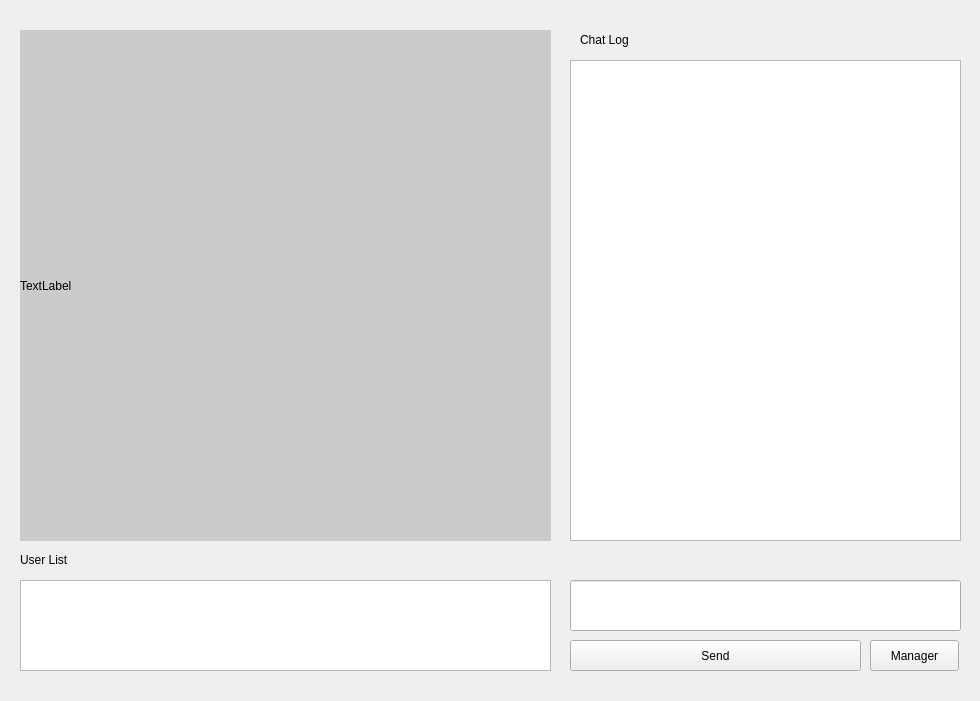
<?xml version="1.0" encoding="UTF-8"?>
<ui version="4.0">
 <class>chatRoom</class>
 <widget class="QWidget" name="chatRoom">
  <property name="geometry">
   <rect>
    <x>0</x>
    <y>0</y>
    <width>980</width>
    <height>701</height>
   </rect>
  </property>
  <property name="minimumSize">
   <size>
    <width>980</width>
    <height>701</height>
   </size>
  </property>
  <property name="windowTitle">
   <string>Form</string>
  </property>
  <widget class="QListWidget" name="userList">
   <property name="geometry">
    <rect>
     <x>20</x>
     <y>580</y>
     <width>531</width>
     <height>91</height>
    </rect>
   </property>
  </widget>
  <widget class="QTextEdit" name="textEdit">
   <property name="geometry">
    <rect>
     <x>570</x>
     <y>60</y>
     <width>391</width>
     <height>481</height>
    </rect>
   </property>
  </widget>
  <widget class="QLineEdit" name="lineEdit">
   <property name="geometry">
    <rect>
     <x>570</x>
     <y>580</y>
     <width>391</width>
     <height>51</height>
    </rect>
   </property>
  </widget>
  <widget class="QPushButton" name="pushButton">
   <property name="geometry">
    <rect>
     <x>570</x>
     <y>640</y>
     <width>291</width>
     <height>31</height>
    </rect>
   </property>
   <property name="text">
    <string>Send</string>
   </property>
  </widget>
  <widget class="QPushButton" name="managerButton">
   <property name="geometry">
    <rect>
     <x>870</x>
     <y>640</y>
     <width>89</width>
     <height>31</height>
    </rect>
   </property>
   <property name="text">
    <string>Manager</string>
   </property>
  </widget>
  <widget class="QLabel" name="label">
   <property name="geometry">
    <rect>
     <x>20</x>
     <y>30</y>
     <width>531</width>
     <height>511</height>
    </rect>
   </property>
   <property name="styleSheet">
    <string notr="true">background-color: rgb(203, 203, 203);</string>
   </property>
   <property name="text">
    <string>TextLabel</string>
   </property>
  </widget>
  <widget class="QLabel" name="label_2">
   <property name="geometry">
    <rect>
     <x>20</x>
     <y>550</y>
     <width>521</width>
     <height>20</height>
    </rect>
   </property>
   <property name="text">
    <string>User List</string>
   </property>
  </widget>
  <widget class="QLabel" name="label_3">
   <property name="geometry">
    <rect>
     <x>580</x>
     <y>30</y>
     <width>371</width>
     <height>20</height>
    </rect>
   </property>
   <property name="text">
    <string>Chat Log</string>
   </property>
  </widget>
 </widget>
 <resources/>
 <connections/>
</ui>
